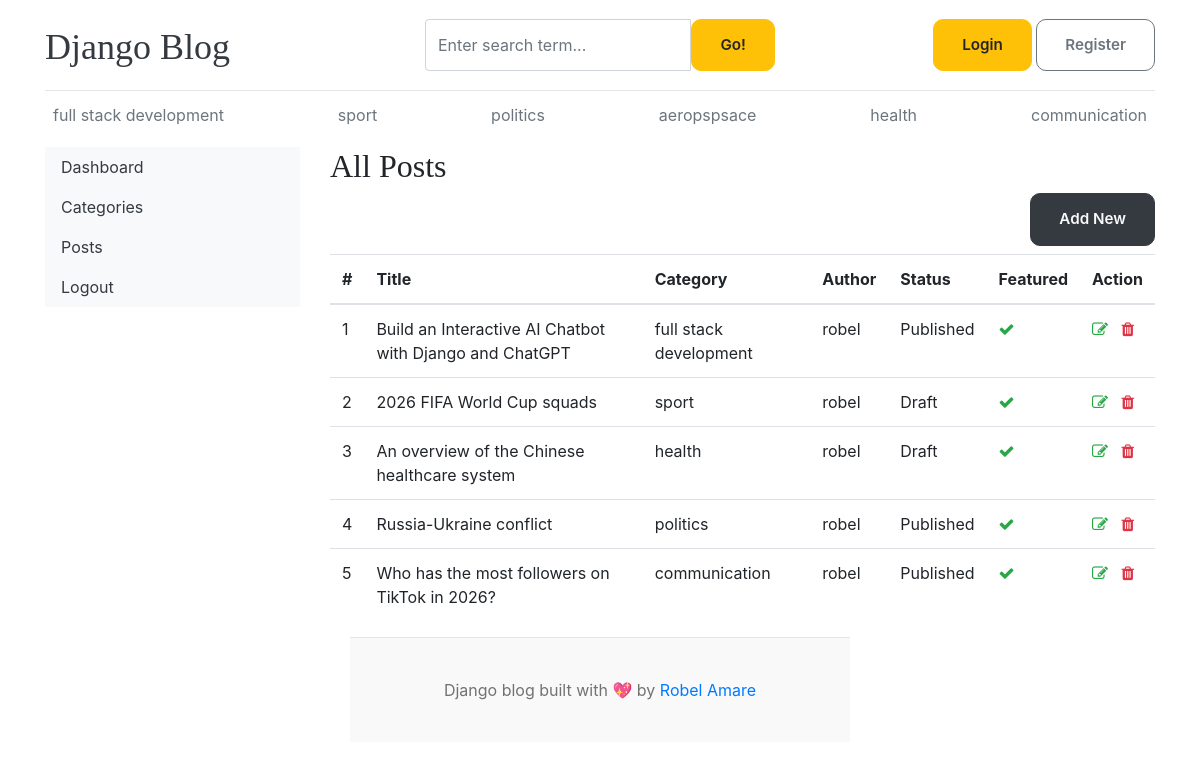
/dashboard/posts, run on the app's committed database.
### blogs/models.py (models this page shows, shortened)
class Category(models.Model):
    category_name=models.CharField(max_length=100,unique=True)
    created_at=models.DateTimeField(auto_now_add=True)
    updated_at=models.DateTimeField(auto_now=True)
    class Meta:
        verbose_name_plural='categories'
    def __str__(self):
        return self.category_name

class Blog(models.Model):
    title=models.CharField(max_length=100)
    slug=models.SlugField(max_length=100,unique=True)
    category=models.ForeignKey(Category,on_delete=models.CASCADE,related_name='blogs')
    author=models.ForeignKey(User,on_delete=models.CASCADE,related_name='blogs')
    featured_image=models.ImageField(upload_to='uploads/%Y/%m/%d/')
    short_description=models.TextField(max_length=200)
    blog_body=models.TextField(max_length=5000)
    status=models.CharField(max_length=20,choices=STATUS_CHOICES,default='Draft')
    is_featured=models.BooleanField(default=False)
    created_at=models.DateTimeField(auto_now_add=True)
    updated_at=models.DateTimeField(auto_now=True)

### dashboard/views.py (the view)
# urls.py: path('posts',views.posts,name='posts'),
def posts(request):
    posts=Blog.objects.all()
    context={
        'posts':posts
    }
    return render(request,'dashboard/posts.html',context)

### blogs/context_processors.py (called while the page is built)
def get_category(request):
    categories=Category.objects.all()
    return dict(categories=categories)

def get_social_links(request):
    from about.models import Social_Link
    social_links=Social_Link.objects.all()
    return dict(social_links=social_links)

### templates/dashboard/posts.html (shortened to what this page needs)
{% extends 'base.html' %}
{% block content %}
<div class="row">
    {% include 'dashboard/sidebar.html' %}
    <div class="col-md-9">
        <h2>All Posts</h2>
        <a href="{% url 'add_post' %}" class="btn btn-dark text-light float-right mb-2">Add New</a>
        <table class="table table-hover">
            <thead>
              <tr>
                <th>#</th>
                <th>Title</th>
                <th>Category</th>
                <th>Author</th>
                <th>Status</th>
                <th>Featured</th>
                <th>Action</th>
              </tr>
            </thead>
            <tbody>
            {% for post in posts %}
              <tr>
                <td>{{ forloop.counter }}</td>
                <td>{{ post.title }}</td>
                <td>{{ post.category }}</td>
                <td>{{ post.author }}</td>
                <td>{{ post.status }}</td>
                <td>{% if post.is_featured %}<i class="fa fa-check text-success"></i>{% else %}<i class="fa fa-times text-danger"></i>{% endif %}</td>
                <td>
                    <a href="{% url 'edit_post' post.id %}"><i class="fa fa-edit text-success"></i></a>
                    <a href="{% url 'delete_post' post.id %}"><i class="fa fa-trash text-danger"></i></a>
                </td>
              </tr>
            {% endfor %}
            </tbody>
          </table>
    </div>
</div>
{% endblock %}

### templates/base.html (shortened to what this page needs)
{% load static %}
<!DOCTYPE html>
<html lang="en">
<head>
    <link href="https://getbootstrap.com/docs/4.0/dist/css/bootstrap.min.css" rel="stylesheet">
    <link href="{% static 'css/style.css' %}" rel="stylesheet">
    <link rel="stylesheet" href="https://cdnjs.cloudflare.com/ajax/libs/font-awesome/4.7.0/css/font-awesome.min.css">
  </head>
<body>
    <div class="container">
      <header class="blog-header py-3">
        <div class="row flex-nowrap justify-content-between align-items-center">
          <div class="col-4 pt-1">
            <a class="blog-header-logo text-dark" href="/">Django Blog</a>
          </div>
          <div class="col-4">
            <form action="{% url 'search' %}" method="GET">
              <div class="input-group">
                <input class="form-control" type="text" name="keyword" value="{{ keyword }}" placeholder="Enter search term..." aria-label="Enter search term..." aria-describedby="button-search" />
                <button type="submit" class="btn btn-warning" id="button-search" type="button">Go!</button>
            </div>
            </form>
          </div>
          <div class="col-4 d-flex justify-content-end align-items-center">
            {% if not user.is_authenticated %}
            <a class="btn btn-sm btn-warning" href="{% url 'login' %}">Login</a> &nbsp;
            <a class="btn btn-sm btn-outline-secondary" href="{% url 'register' %}">Register</a>
            {% else %}
            <span><a href="{% url 'dashboard' %}">Dashboard</a></span>
            &emsp;
            <span><a href="{% url 'logout' %}">Logout</a></span>
            {% endif %}
          </div>
        </div>
      </header>
      <div class="nav-scroller py-1 mb-2">
        <nav class="nav d-flex justify-content-between">
          {% for cat in categories %}
          <a class="p-2 text-muted" href="{% url 'posts_by_category' cat.id %}">{{ cat.category_name }}</a>
          {% endfor %}
        </nav>
      </div>
{% block content %}
{% endblock %}
<footer class="blog-footer">
    <p>Django blog built with 💖 by <a href="#">Robel Amare</a></p>
  </footer>
  </body>
  </html>

### static/css/style.css (style rules this page uses)
.blog-header { border-bottom: 1px solid #e5e5e5; }
.blog-header-logo { font-family: "Playfair Display", Georgia, "Times New Roman", serif; font-size: 2.25rem; }
h1, h2, h3, h4, h5, h6 { font-family: "Playfair Display", Georgia, "Times New Roman", serif; }
.blog-footer { padding: 2.5rem 0; width:500px; margin:0 auto; color: #727272; text-align: center; background-color: #f9f9f9; border-top: .05rem solid #e5e5e5; }
.blog-footer p:last-child { margin-bottom: 0; }
.btn { padding: 14px 28px; font-size: 0.95rem; font-weight: 600; border-radius: 10px; text-decoration: none; transition: all 0.25s cubic-bezier(0.4, 0, 0.2, 1); }

### data on the page
Category: category_name "full stack development"
Category: category_name "sport"
Category: category_name "politics"
Category: category_name "aeropspsace"
Category: category_name "health"
Category: category_name "communication"
Blog: title "Build an Interactive AI Chatbot with Django and ChatGPT", category "full stack development", author "robel", status "Published", is_featured True (drawn)
Blog: title "2026 FIFA World Cup squads", category "sport", author "robel", status "Draft", is_featured True (drawn)
Blog: title "An overview of the Chinese healthcare system", category "health", author "robel", status "Draft", is_featured True (drawn)
Blog: title "Russia-Ukraine conflict", category "politics", author "robel", status "Published", is_featured True (drawn)
Blog: title "Who has the most followers on TikTok in 2026?", category "communication", author "robel", status "Published", is_featured True (drawn)
